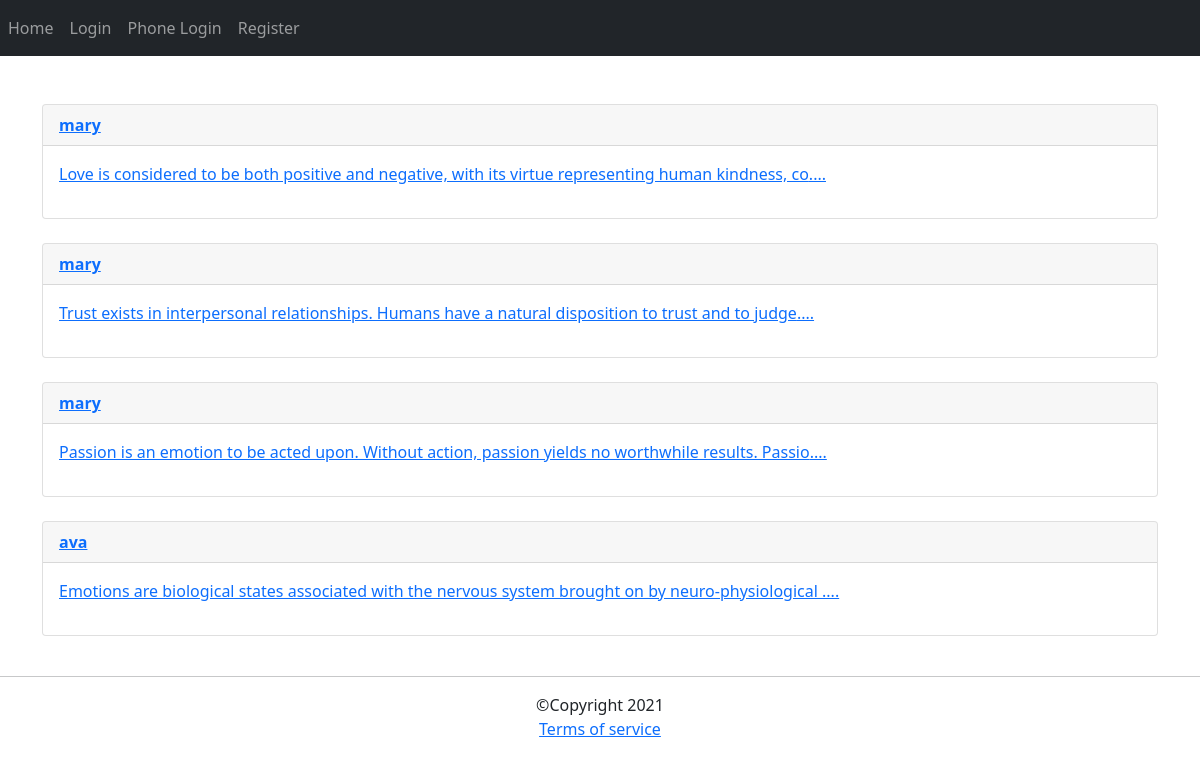
/, run on an earlier commit of the app's database.
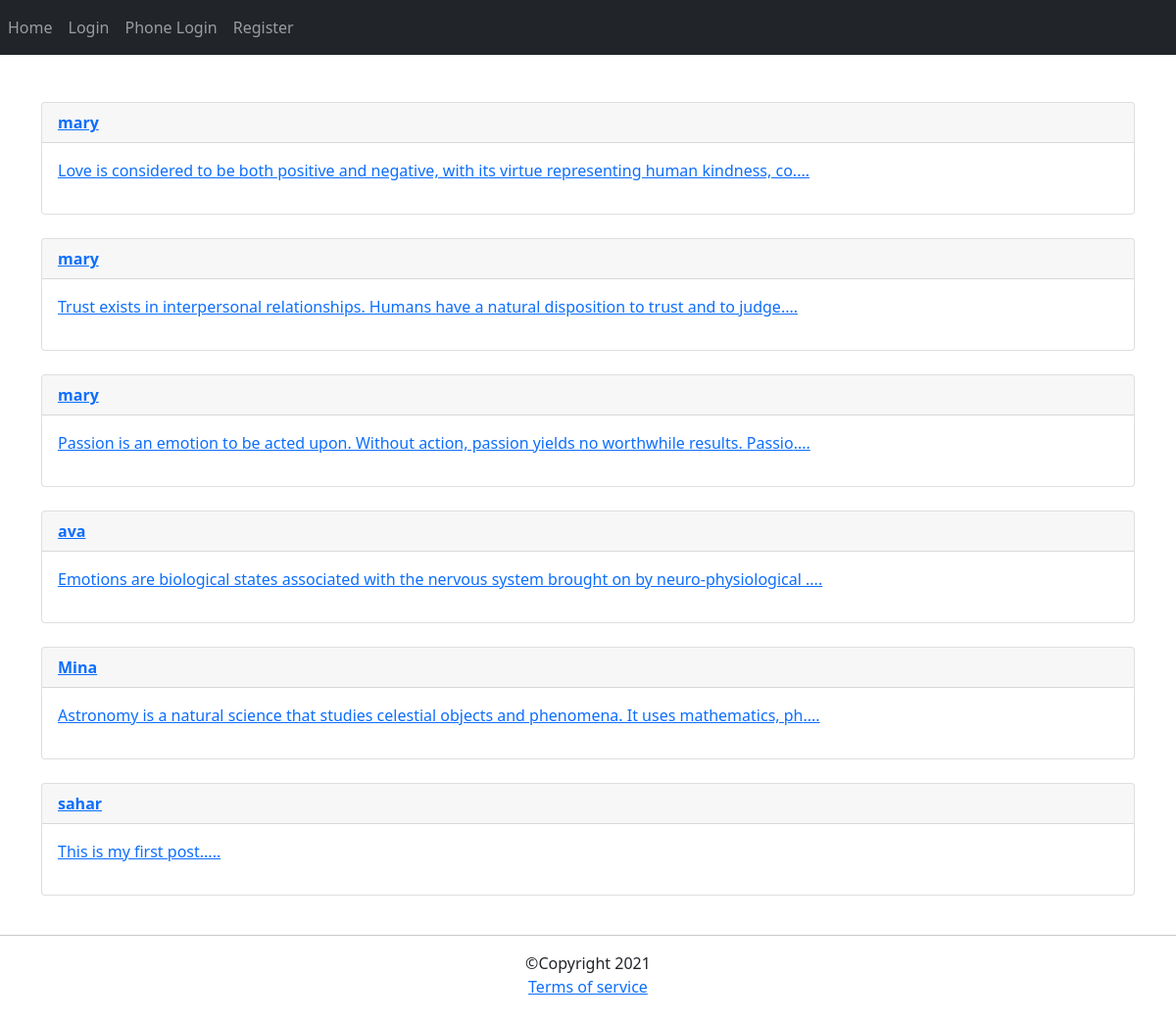
And on a later commit of the database.
### posts/models.py (models this page shows, shortened)
class Post(models.Model):
    user = models.ForeignKey(User, on_delete=models.CASCADE)
    body = models.TextField(max_length=500)
    slug = models.SlugField(max_length=200)
    created = models.DateTimeField(auto_now_add=True)
    def get_absolute_url(self):
        return reverse('posts:post_detail', args=[self.created.year, self.created.month, self.created.day, self.slug])

### posts/views.py (the view)
# urls.py: path('', views.all_posts, name='all_posts'),
def all_posts(request):
    posts = Post.objects.all()
    return render(request, 'posts/all_posts.html', {'posts': posts})

### posts/templates/posts/all_posts.html (shortened to what this page needs)
{% extends 'base.html' %}
{% block content %}
{% for post in posts %}
<div class="card">
    <p class="card-header"><b><a href="{% url 'account:dashboard' post.user.id %}"> {{ post.user }}</a></b> </p>
    <p class="card-body"><a href="{{ post.get_absolute_url }}">{{ post.body|slice:":100" }}....</a> </p>
</div>
    <br/>
{% endfor %}
{% endblock %}

What changed in the data, as far as the page shows it:
added Post: user "Mina", body "Astronomy is a natural science that studies celestial objects and phenomena. It uses mathematics, ph"
added Post: user "sahar", body "This is my first post."
